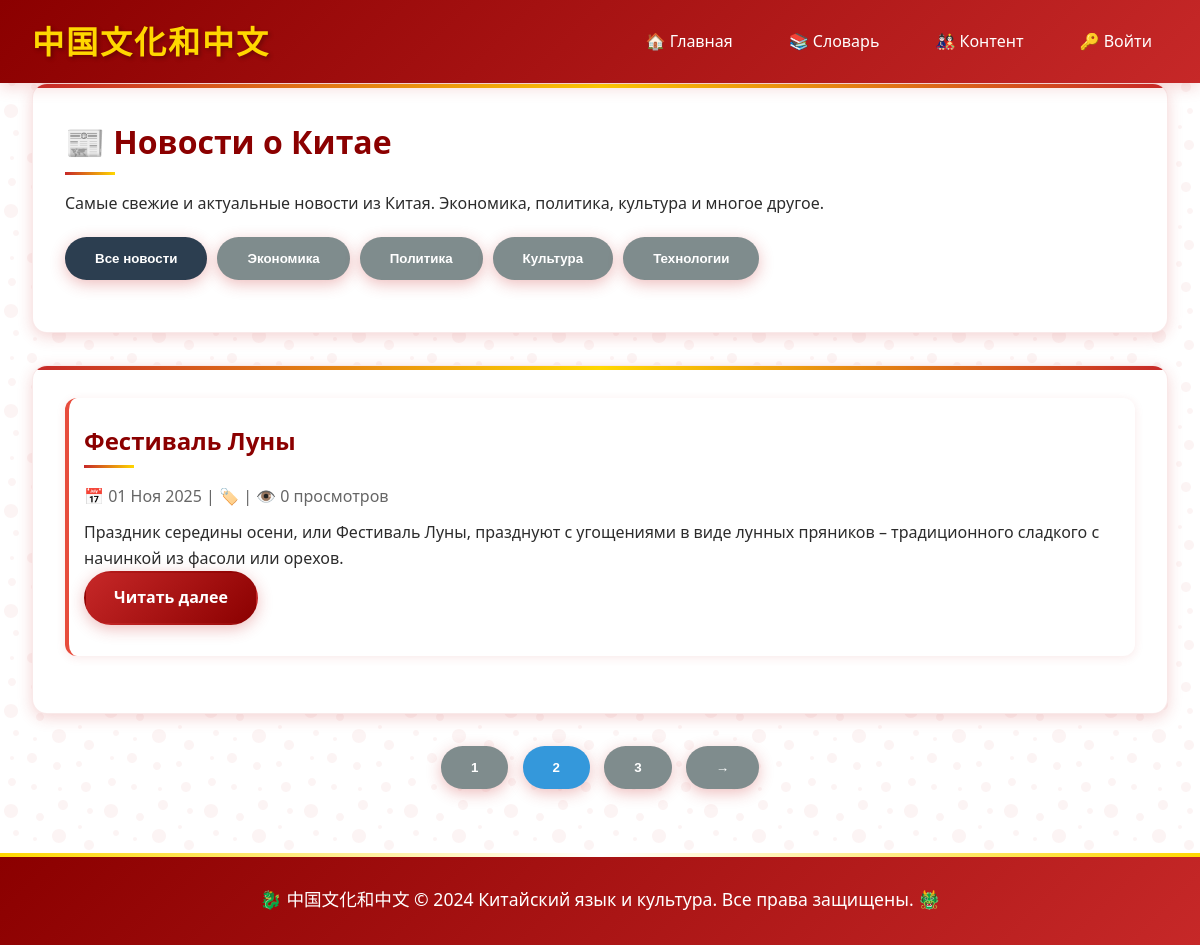
/content/news/, run on an earlier commit of the app's database.
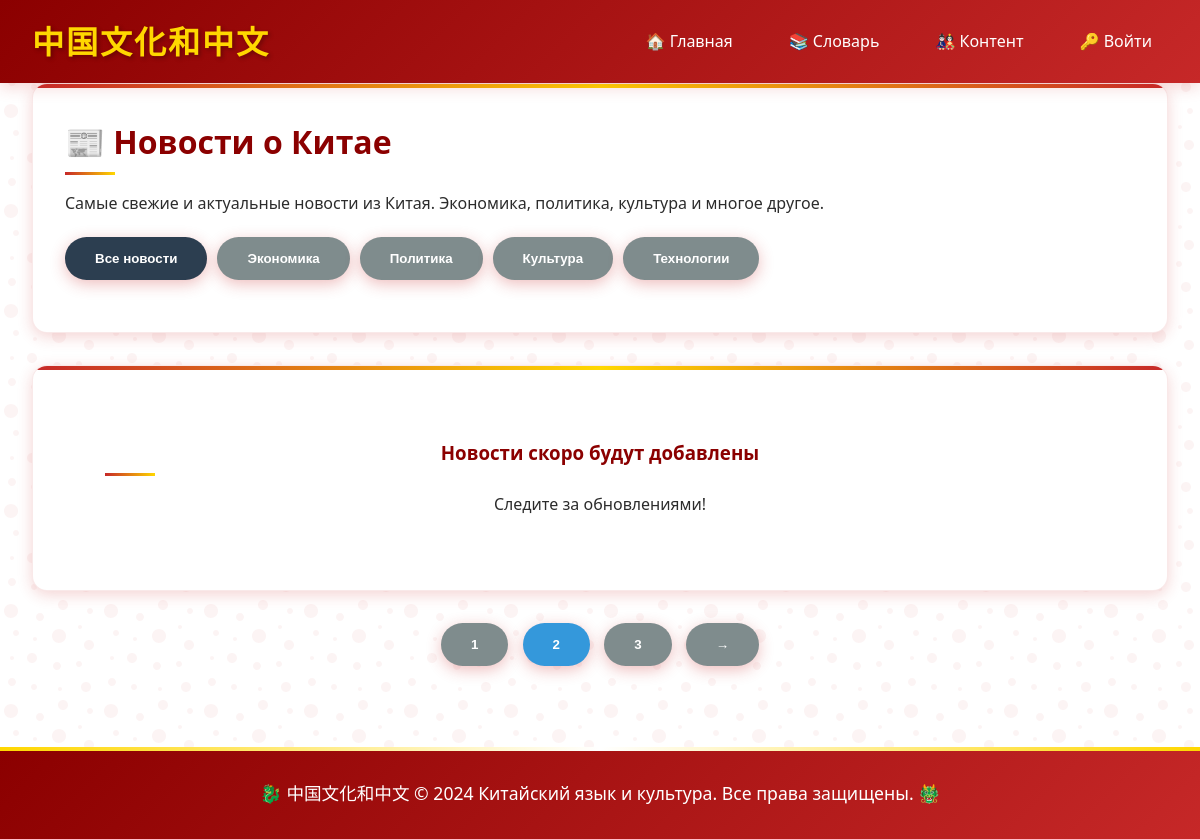
And on a later commit of the database.
### apps/content/models.py (models this page shows, shortened)
class Article(models.Model):
    CONTENT_TYPES = [
        ('news', 'Новости'),
        ('article', 'Статья'),
        ('meme', 'Мем'),
    ]
    title = models.CharField(max_length=200, verbose_name="Заголовок")
    content = models.TextField(verbose_name="Содержание")
    content_type = models.CharField(
        max_length=20,
        choices=CONTENT_TYPES,
        default='article'
    )
    category = models.ForeignKey(
        Category,
        on_delete=models.CASCADE,
        null=True,
        blank=True
    )
    image = models.ImageField(upload_to='content/', blank=True, null=True)
    author = models.ForeignKey(
        User,
        on_delete=models.CASCADE,
        default=1
    )
    created_at = models.DateTimeField(auto_now_add=True)
    updated_at = models.DateTimeField(auto_now=True)
    is_published = models.BooleanField(default=True)
    views = models.IntegerField(default=0)
    class Meta:
        verbose_name = "Статья"
        verbose_name_plural = "Статьи"
        ordering = ['-created_at']

### apps/content/views.py (the view)
# urls.py: path('news/', views.news_list, name='news_list'),
def news_list(request):
    news = Article.objects.filter(
        content_type='news',
        is_published=True
    ).order_by('-created_at')
    return render(request, 'content/news_list.html', {
        'news': news
    })

### templates/content/news_list.html (shortened to what this page needs)
{% extends 'base.html' %}
{% block content %}
<div class="card">
    <h1>📰 Новости о Китае</h1>
    <p>Самые свежие и актуальные новости из Китая. Экономика, политика, культура и многое другое.</p>
    <div style="display: flex; gap: 10px; margin: 20px 0; flex-wrap: wrap;">
        <button class="btn" style="background: #2c3e50;">Все новости</button>
        <button class="btn" style="background: #7f8c8d;">Экономика</button>
        <button class="btn" style="background: #7f8c8d;">Политика</button>
        <button class="btn" style="background: #7f8c8d;">Культура</button>
        <button class="btn" style="background: #7f8c8d;">Технологии</button>
    </div>
</div>
<div class="card">
    {% for news_item in news %}
    <div class="news-item" style="border-left: 4px solid #e74c3c; padding-left: 15px; margin-bottom: 25px;">
        <h2>{{ news_item.title }}</h2>
        <p style="color: #666; margin: 10px 0;">
            📅 {{ news_item.created_at|date:"d M Y" }} |
            🏷️ {{ news_item.category.name }} |
            👁️ {{ news_item.views }} просмотров
        </p>
        <p>{{ news_item.content|truncatewords:50 }}</p>
        <a href="{% url 'content:article_detail' news_item.id %}" class="btn">Читать далее</a>
    </div>
    {% empty %}
    <div style="text-align: center; padding: 40px;">
        <h3>Новости скоро будут добавлены</h3>
        <p>Следите за обновлениями!</p>
    </div>
    {% endfor %}
</div>
<div style="text-align: center; margin-top: 30px;">
    <button class="btn" style="background: #7f8c8d; margin: 0 5px;">1</button>
    <button class="btn" style="background: #3498db; margin: 0 5px;">2</button>
    <button class="btn" style="background: #7f8c8d; margin: 0 5px;">3</button>
    <button class="btn" style="background: #7f8c8d; margin: 0 5px;">→</button>
</div>
{% endblock %}

What changed in the data, as far as the page shows it:
no longer on this page (row edited): Article: title "Фестиваль Луны", created_at "01 Ноя 2025", views "0", content "Праздник середины осени, или Фестиваль Луны, празднуют с угощениями в виде лунных пряников – традиционного сладкого с начинкой из фасоли или орехов."
Also different on the page:
text now shown: "Новости скоро будут добавлены Следите за обновлениями!"
